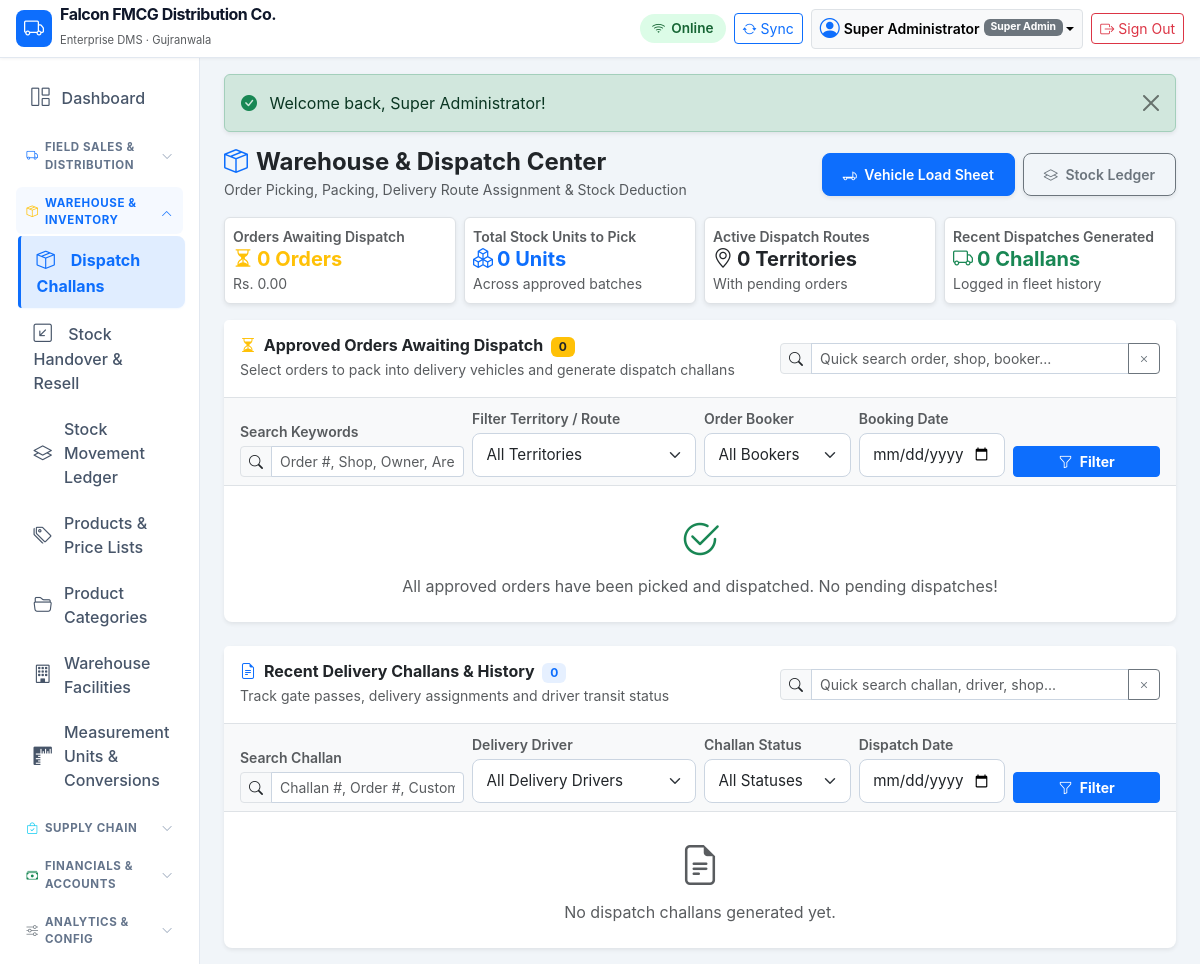
Page /modules/warehouse/index.php (signed in) on the committed database.
### tables this page shows
CREATE TABLE `companies` (
    `id` INT UNSIGNED AUTO_INCREMENT PRIMARY KEY,
    `name` VARCHAR(150) NOT NULL,
    `legal_name` VARCHAR(200) NULL,
    `email` VARCHAR(100) NULL,
    `phone` VARCHAR(50) NULL,
    `address` TEXT NULL,
    `city` VARCHAR(100) DEFAULT 'Gujranwala',
    `ntn` VARCHAR(50) NULL,
    `strn` VARCHAR(50) NULL,
    `currency` VARCHAR(10) DEFAULT 'PKR',
    `currency_symbol` VARCHAR(10) DEFAULT 'Rs.',
    `financial_year_start` DATE NULL,
    `invoice_prefix` VARCHAR(10) DEFAULT 'INV-',
    `purchase_prefix` VARCHAR(10) DEFAULT 'PO-',
    `order_prefix` VARCHAR(10) DEFAULT 'SO-',
    `delivery_prefix` VARCHAR(10) DEFAULT 'DC-',
    `receipt_prefix` VARCHAR(10) DEFAULT 'RCP-',
    `default_warehouse_id` INT UNSIGNED NULL,
    `inventory_valuation` ENUM('WAC', 'FIFO') DEFAULT 'WAC',
    `allow_negative_stock` TINYINT(1) DEFAULT 0,
    `status` ENUM('active', 'inactive') DEFAULT 'active',
    `created_at` TIMESTAMP DEFAULT CURRENT_TIMESTAMP,
    `updated_at` TIMESTAMP DEFAULT CURRENT_TIMESTAMP ON UPDATE CURRENT_TIMESTAMP
);

CREATE TABLE `users` (
    `id` INT UNSIGNED AUTO_INCREMENT PRIMARY KEY,
    `role_id` INT UNSIGNED NOT NULL,
    `username` VARCHAR(80) NOT NULL UNIQUE,
    `password_hash` VARCHAR(255) NOT NULL,
    `full_name` VARCHAR(150) NOT NULL,
    `email` VARCHAR(120) NULL,
    `phone` VARCHAR(50) NULL,
    `status` ENUM('active', 'inactive', 'suspended') DEFAULT 'active',
    `last_login_at` DATETIME NULL,
    `created_at` TIMESTAMP DEFAULT CURRENT_TIMESTAMP,
    `updated_at` TIMESTAMP DEFAULT CURRENT_TIMESTAMP ON UPDATE CURRENT_TIMESTAMP,
    CONSTRAINT `fk_users_role` FOREIGN KEY (`role_id`) REFERENCES `roles` (`id`)
);

CREATE TABLE `roles` (
    `id` INT UNSIGNED AUTO_INCREMENT PRIMARY KEY,
    `name` VARCHAR(100) NOT NULL,
    `slug` VARCHAR(100) NOT NULL UNIQUE,
    `description` VARCHAR(255) NULL,
    `is_system` TINYINT(1) DEFAULT 0,
    `created_at` TIMESTAMP DEFAULT CURRENT_TIMESTAMP
);

### includes/header.php (shortened to what the rows shown need)
<?php
$currentUser = getCurrentUser();
$company = getCompanyInfo(getDatabaseConnection());
?>
<!DOCTYPE html>
<html lang="en">
<head>
    <link rel="stylesheet" href="<?= BASE_URL ?>/assets/vendor/bootstrap/bootstrap.min.css">
    <link rel="stylesheet" href="<?= BASE_URL ?>/assets/vendor/bootstrap-icons/bootstrap-icons.min.css">
    <link rel="stylesheet" href="<?= BASE_URL ?>/assets/css/app.css">
</head>
<body>
<header class="navbar navbar-expand-lg navbar-dms sticky-top px-3 py-2">
    <div class="container-fluid p-0">
        <a class="navbar-brand d-flex align-items-center me-3" href="<?= BASE_URL ?>/dashboard.php">
            <div>
                <div class="brand-text fs-6 lh-1"><?= htmlspecialchars($company['name'] ?? APP_NAME) ?></div>
                <small class="text-muted" style="font-size: 0.7rem;">Enterprise DMS · <?= htmlspecialchars($company['city'] ?? 'Gujranwala') ?></small>
            </div>
        </a>
        <div class="d-flex align-items-center ms-auto gap-2">
            <?php if ($currentUser): ?>
            <div class="dropdown">
                <button class="btn btn-sm btn-light border dropdown-toggle d-flex align-items-center" type="button" data-bs-toggle="dropdown" aria-expanded="false">
                    <i class="bi bi-person-circle fs-5 me-1 text-primary"></i>
                    <span class="d-none d-md-inline fw-semibold me-1"><?= htmlspecialchars($currentUser['full_name']) ?></span>
                    <span class="badge bg-secondary" style="font-size: 0.65rem;"><?= htmlspecialchars($currentUser['role_name']) ?></span>
                </button>
            </div>
            <a href="<?= BASE_URL ?>/logout.php" class="btn btn-sm btn-outline-danger d-flex align-items-center" title="Sign Out">
                <i class="bi bi-box-arrow-right me-1"></i>
                <span class="d-none d-sm-inline">Sign Out</span>
            </a>
            <?php endif; ?>
        </div>
    </div>
</header>

### rows in the picture
companies: name "Falcon FMCG Distribution Co.", city "Gujranwala"
users: full_name "Super Administrator", role.name "Super Admin"

### other values in the picture
$flash['message'] "Welcome back, Super Administrator!"
$baselinePending['total_count'] "0"
$baselinePending['total_val'] "0.00"
$baselinePending['total_units'] "0"
count($areaRouteCounts) "0"
count($recentDispatches) "0"
count($approvedOrders) "0"
